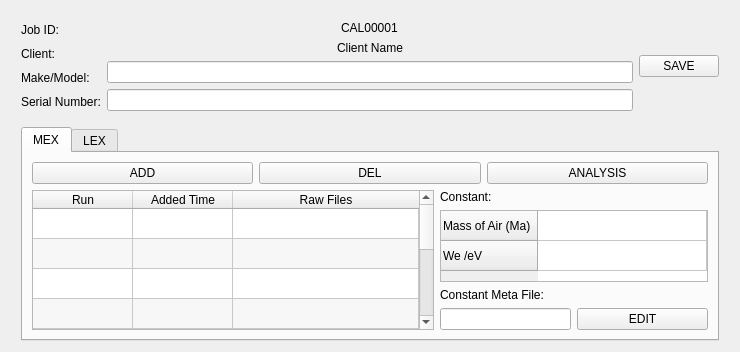
<?xml version="1.0" encoding="UTF-8"?>
<ui version="4.0">
 <class>equipment</class>
 <widget class="QWidget" name="equipment">
  <property name="geometry">
   <rect>
    <x>0</x>
    <y>0</y>
    <width>740</width>
    <height>13</height>
   </rect>
  </property>
  <property name="windowTitle">
   <string>Equipment</string>
  </property>
  <layout class="QGridLayout" name="gridLayout">
   <item row="1" column="0">
    <spacer name="horizontalSpacer">
     <property name="orientation">
      <enum>Qt::Horizontal</enum>
     </property>
     <property name="sizeType">
      <enum>QSizePolicy::Fixed</enum>
     </property>
     <property name="sizeHint" stdset="0">
      <size>
       <width>10</width>
       <height>20</height>
      </size>
     </property>
    </spacer>
   </item>
   <item row="1" column="3">
    <widget class="QPushButton" name="pushButton">
     <property name="text">
      <string>SAVE</string>
     </property>
    </widget>
   </item>
   <item row="1" column="4">
    <spacer name="horizontalSpacer_2">
     <property name="orientation">
      <enum>Qt::Horizontal</enum>
     </property>
     <property name="sizeType">
      <enum>QSizePolicy::Fixed</enum>
     </property>
     <property name="sizeHint" stdset="0">
      <size>
       <width>10</width>
       <height>20</height>
      </size>
     </property>
    </spacer>
   </item>
   <item row="2" column="2">
    <spacer name="verticalSpacer_2">
     <property name="orientation">
      <enum>Qt::Vertical</enum>
     </property>
     <property name="sizeType">
      <enum>QSizePolicy::Fixed</enum>
     </property>
     <property name="sizeHint" stdset="0">
      <size>
       <width>20</width>
       <height>10</height>
      </size>
     </property>
    </spacer>
   </item>
   <item row="1" column="2">
    <layout class="QVBoxLayout" name="verticalLayout_2">
     <item alignment="Qt::AlignHCenter">
      <widget class="QLabel" name="label_8">
       <property name="text">
        <string>CAL00001</string>
       </property>
      </widget>
     </item>
     <item alignment="Qt::AlignHCenter">
      <widget class="QLabel" name="label_6">
       <property name="text">
        <string>Client Name</string>
       </property>
      </widget>
     </item>
     <item>
      <widget class="QLineEdit" name="lineEdit"/>
     </item>
     <item>
      <widget class="QLineEdit" name="lineEdit_2"/>
     </item>
    </layout>
   </item>
   <item row="0" column="1">
    <spacer name="verticalSpacer">
     <property name="orientation">
      <enum>Qt::Vertical</enum>
     </property>
     <property name="sizeType">
      <enum>QSizePolicy::Fixed</enum>
     </property>
     <property name="sizeHint" stdset="0">
      <size>
       <width>10</width>
       <height>10</height>
      </size>
     </property>
    </spacer>
   </item>
   <item row="1" column="1">
    <layout class="QVBoxLayout" name="verticalLayout">
     <item>
      <widget class="QLabel" name="label_7">
       <property name="text">
        <string>Job ID:</string>
       </property>
      </widget>
     </item>
     <item>
      <widget class="QLabel" name="label_5">
       <property name="text">
        <string>Client:</string>
       </property>
      </widget>
     </item>
     <item>
      <widget class="QLabel" name="label">
       <property name="text">
        <string>Make/Model:</string>
       </property>
      </widget>
     </item>
     <item>
      <widget class="QLabel" name="label_2">
       <property name="text">
        <string>Serial Number:</string>
       </property>
      </widget>
     </item>
    </layout>
   </item>
   <item row="3" column="1" colspan="3">
    <widget class="QTabWidget" name="tabWidget">
     <property name="currentIndex">
      <number>0</number>
     </property>
     <widget class="QWidget" name="MEX">
      <attribute name="title">
       <string>MEX</string>
      </attribute>
      <layout class="QGridLayout" name="gridLayout_2">
       <item row="0" column="0">
        <layout class="QHBoxLayout" name="horizontalLayout">
         <item>
          <widget class="QPushButton" name="pushButton_2">
           <property name="text">
            <string>ADD</string>
           </property>
          </widget>
         </item>
         <item>
          <widget class="QPushButton" name="pushButton_3">
           <property name="text">
            <string>DEL</string>
           </property>
          </widget>
         </item>
         <item>
          <widget class="QPushButton" name="pushButton_4">
           <property name="text">
            <string>ANALYSIS</string>
           </property>
          </widget>
         </item>
        </layout>
       </item>
       <item row="1" column="0">
        <layout class="QHBoxLayout" name="horizontalLayout_3" stretch="3,2">
         <item>
          <widget class="QTableWidget" name="tableWidget">
           <property name="sizePolicy">
            <sizepolicy hsizetype="Expanding" vsizetype="Expanding">
             <horstretch>0</horstretch>
             <verstretch>0</verstretch>
            </sizepolicy>
           </property>
           <property name="baseSize">
            <size>
             <width>0</width>
             <height>0</height>
            </size>
           </property>
           <property name="alternatingRowColors">
            <bool>true</bool>
           </property>
           <attribute name="horizontalHeaderVisible">
            <bool>true</bool>
           </attribute>
           <attribute name="horizontalHeaderHighlightSections">
            <bool>true</bool>
           </attribute>
           <attribute name="horizontalHeaderStretchLastSection">
            <bool>true</bool>
           </attribute>
           <attribute name="verticalHeaderVisible">
            <bool>false</bool>
           </attribute>
           <row>
            <property name="text">
             <string>新建行</string>
            </property>
           </row>
           <row>
            <property name="text">
             <string>新建行</string>
            </property>
           </row>
           <row>
            <property name="text">
             <string>新建行</string>
            </property>
           </row>
           <row>
            <property name="text">
             <string>新建行</string>
            </property>
           </row>
           <row>
            <property name="text">
             <string>新建行</string>
            </property>
           </row>
           <row>
            <property name="text">
             <string>新建行</string>
            </property>
           </row>
           <row>
            <property name="text">
             <string>新建行</string>
            </property>
           </row>
           <row>
            <property name="text">
             <string>新建行</string>
            </property>
           </row>
           <row>
            <property name="text">
             <string>新建行</string>
            </property>
           </row>
           <row>
            <property name="text">
             <string>新建行</string>
            </property>
           </row>
           <column>
            <property name="text">
             <string>Run</string>
            </property>
           </column>
           <column>
            <property name="text">
             <string>Added Time</string>
            </property>
           </column>
           <column>
            <property name="text">
             <string>Raw Files</string>
            </property>
           </column>
          </widget>
         </item>
         <item>
          <layout class="QVBoxLayout" name="verticalLayout_3" stretch="0,0,0,0">
           <item>
            <widget class="QLabel" name="label_3">
             <property name="text">
              <string>Constant:</string>
             </property>
            </widget>
           </item>
           <item>
            <widget class="QTableWidget" name="tableWidget_2">
             <property name="sizePolicy">
              <sizepolicy hsizetype="Preferred" vsizetype="Expanding">
               <horstretch>0</horstretch>
               <verstretch>0</verstretch>
              </sizepolicy>
             </property>
             <attribute name="horizontalHeaderVisible">
              <bool>false</bool>
             </attribute>
             <attribute name="horizontalHeaderStretchLastSection">
              <bool>true</bool>
             </attribute>
             <row>
              <property name="text">
               <string>Mass of Air (Ma)</string>
              </property>
             </row>
             <row>
              <property name="text">
               <string>We /eV</string>
              </property>
             </row>
             <column>
              <property name="text">
               <string>新建列</string>
              </property>
             </column>
            </widget>
           </item>
           <item>
            <widget class="QLabel" name="label_4">
             <property name="sizePolicy">
              <sizepolicy hsizetype="Preferred" vsizetype="Preferred">
               <horstretch>0</horstretch>
               <verstretch>0</verstretch>
              </sizepolicy>
             </property>
             <property name="text">
              <string>Constant Meta File:</string>
             </property>
            </widget>
           </item>
           <item>
            <layout class="QHBoxLayout" name="horizontalLayout_2">
             <item>
              <widget class="QLineEdit" name="lineEdit_3">
               <property name="sizePolicy">
                <sizepolicy hsizetype="Expanding" vsizetype="Fixed">
                 <horstretch>0</horstretch>
                 <verstretch>0</verstretch>
                </sizepolicy>
               </property>
              </widget>
             </item>
             <item>
              <widget class="QPushButton" name="pushButton_8">
               <property name="sizePolicy">
                <sizepolicy hsizetype="Expanding" vsizetype="Fixed">
                 <horstretch>0</horstretch>
                 <verstretch>0</verstretch>
                </sizepolicy>
               </property>
               <property name="text">
                <string>EDIT</string>
               </property>
              </widget>
             </item>
            </layout>
           </item>
          </layout>
         </item>
        </layout>
       </item>
      </layout>
     </widget>
     <widget class="QWidget" name="LEX">
      <attribute name="title">
       <string>LEX</string>
      </attribute>
     </widget>
    </widget>
   </item>
  </layout>
 </widget>
 <resources/>
 <connections/>
</ui>
